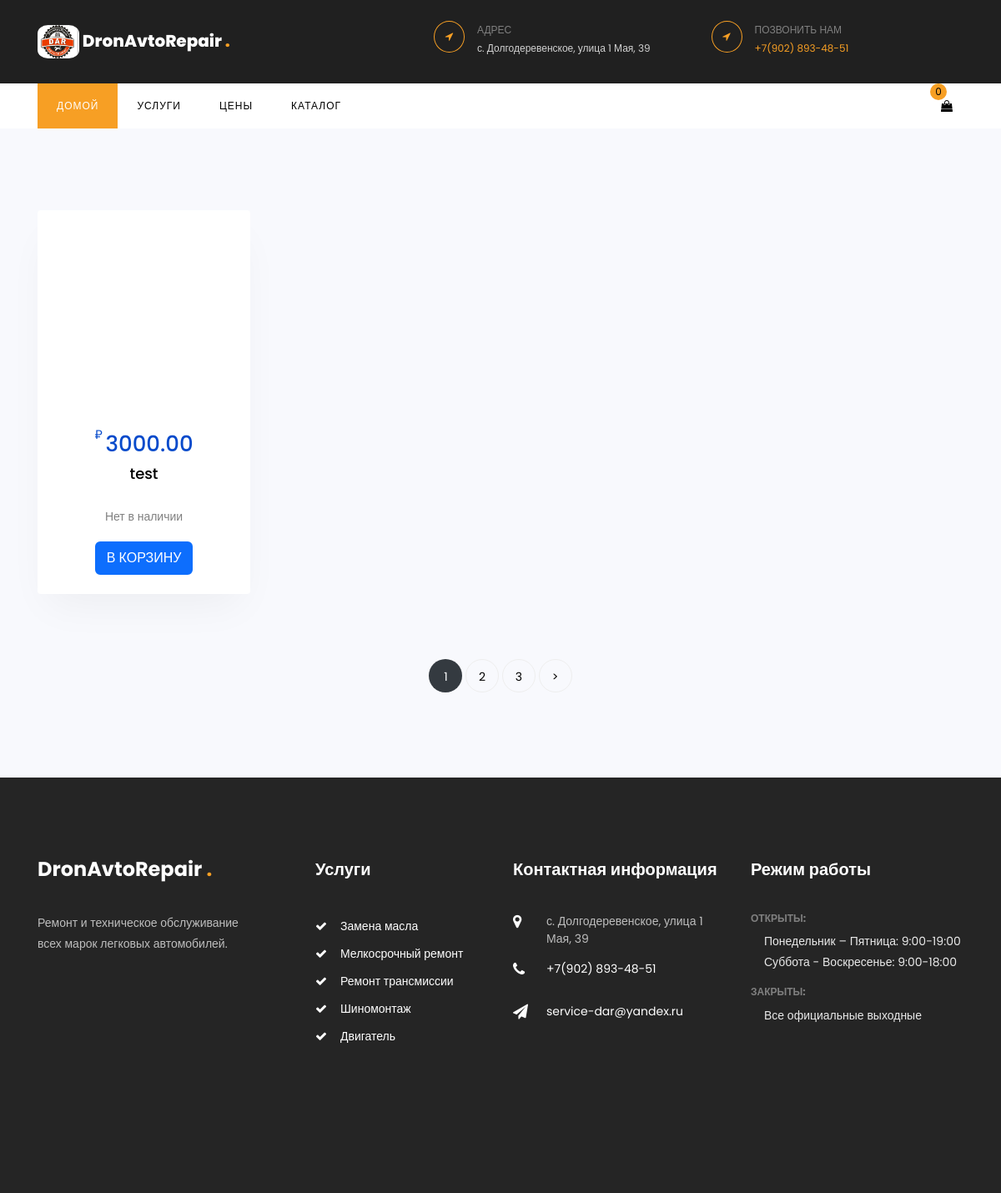
/catalog, run on the app's committed database.
### products/models.py (models this page shows, shortened)
class Product(models.Model):
    name = models.CharField(max_length=100, blank=True, null=True, default=None)
    article = models.CharField(max_length=25, blank=True, null=True, default=None)
    description = models.TextField(blank=True, null=True, default=None)
    category = models.ForeignKey(ProductCategory, on_delete=models.DO_NOTHING, blank=True, null=True, default=None)
    unit = models.ForeignKey(ProductUnit, on_delete=models.DO_NOTHING, blank=True, null=True, default=None)
    discount = models.DecimalField(max_digits=5, decimal_places=2, default=0)
    price = models.DecimalField(max_digits=15, decimal_places=2, default=0)
    leftover = models.DecimalField(max_digits=15, decimal_places=3, default=0)
    id_1c = models.CharField(max_length=100, blank=True, null=True, default=None)
    code = models.CharField(max_length=11, blank=True, null=True, default=None)
    is_deleted = models.BooleanField(default=False)
    created = models.DateTimeField(auto_now_add=True, auto_now=False)
    updated = models.DateTimeField(auto_now_add=False, auto_now=True)
    def get_absolute_url(self):
        return reverse('product', args=[self.id])
    class Meta:
        ordering = ['id']

### catalog/views.py (the view)
# urls.py: path('catalog', views.catalog, name='catalog'),
def catalog(request):
    products_images = []
    products = Product.objects.all()
    paginator = Paginator(products, 1)
    page_number = request.GET.get('page')
    page_obj = paginator.get_page(page_number)
    cart = Cart(request)
    cart_add_form = CartAddProductForm(initial={'quantity': 1})
    for product in page_obj:
        images = ProductImage.objects.filter(product=product).order_by('-is_main')
        image = images[0].image if images.exists() else None
        products_images.append({'product': product, 'image': image})
    return render(request, 'catalog/catalog.html', {'products_images': products_images,
                                                    'cart': cart,
                                                    'cart_add_form': cart_add_form,
                                                    'page_obj': page_obj})

### cart/cart.py (called while the page is built)
    def __len__(self):
        return sum(item['quantity'] for item in self.cart.values())

### cart/context_processors.py (called while the page is built)
def cart(request):
    return {'cart': Cart(request)}

### indexpage/templates/catalog/catalog.html (shortened to what this page needs)
{% extends 'indexpage/base.html' %}
{% block body %}
<section class="ftco-section bg-light">
    <div class="container">
        <div class="row">
            {% for product_image in products_images %}
                {% include 'catalog/product_item.html' %}
            {% endfor %}
        </div>
        {% if page_obj.has_other_pages %}
            <div class="row mt-5">
                <div class="col-md-12 text-center">
                    <div class="site-block-27">
                        <ul>
                            {% for p in page_obj.paginator.page_range %}
                                {% if page_obj.number == p %}
                                    <li class="active">
                                        <span>{{ p }}</span>
                                    </li>
                                {% elif p >= page_obj.number|add:-3 and p <= page_obj.number|add:3 %}
                                    <li>
                                        <a href="?page={{ p }}">{{ p }}</a>
                                    </li>
                                {% endif %}
                            {% endfor %}
                            {% if page_obj.has_next %}
                                <li>
                                    <a href="?page={{ page_obj.next_page_number }}">&gt;</a>
                                </li>
                            {% endif %}
                        </ul>
                    </div>
                </div>
            </div>
        {% endif %}
    </div>
</section>
{% endblock %}

### indexpage/templates/catalog/product_item.html (shortened to what this page needs)
{% load static %}
<div class="col-md-6 col-lg-3">
    <div class="product-item">
        <div class="text-center">
            <a class="block-20" href="{{ product_image.product.get_absolute_url }}"
                style="background-image: url('{% if product_image.image %}{{ product_image.image.url }}{% else %}{% static 'img/no_image.png' %}{% endif %}');"></a>
            <span class="price">
                <sup>₽</sup>
                <span class="number">{{ product_image.product.price }}</span>
            </span>
            <div class="text">
                <h3 class="heading">
                    <a href="{{ product_image.product.get_absolute_url }}">
                        {{ product_image.product.name }}
                    </a>
                </h3>
            </div>
            <div class="pricing-text">
                <p>
                    {% if product_image.product.leftover %}
                        В наличии {{ product_image.product.leftover }}
                    {% else %}
                        Нет в наличии
                    {% endif %}
                </p>
            </div>
            <form class="add-to-cart"
                  action="{% url 'cart:cart_add' product_image.product.id %}" method="post">
                <button type="submit" class="btn btn-primary btn-md btn-block">
                    В корзину
                </button>
            </form>
        </div>
    </div>
</div>

### data on the page
Product: product.price "3000.00", product.name "test", leftover "Нет в наличии"

### other printed values
{{ cart|length }} "0"
{{ p }} "1"
{{ p }} "2" "3"
